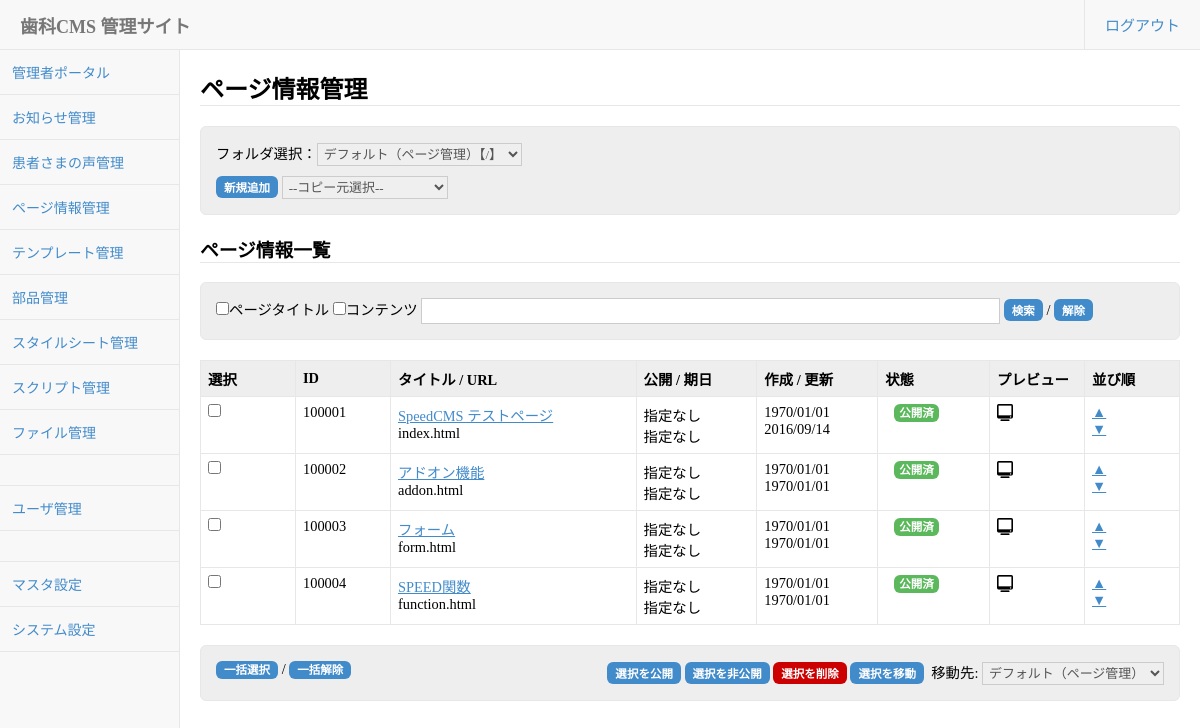
Page /webadmin/page_manager.php (signed in) on the committed database.
### tables this page shows
CREATE TABLE `content` (
  `content_id` bigint(20) NOT NULL,
  `created` bigint(20) DEFAULT NULL,
  `updated` bigint(20) DEFAULT NULL,
  `published` bigint(20) DEFAULT NULL,
  `unpublished` bigint(20) DEFAULT NULL,
  `schedule_publish` bigint(20) DEFAULT NULL,
  `schedule_unpublish` bigint(20) DEFAULT NULL,
  `created_by` bigint(20) DEFAULT NULL,
  `updated_by` bigint(20) DEFAULT NULL,
  `published_by` bigint(20) DEFAULT NULL,
  `unpublished_by` bigint(20) DEFAULT NULL,
  `sheduled_by` bigint(20) DEFAULT NULL,
  `revision` int(11) DEFAULT NULL,
  `folder_id` bigint(20) DEFAULT NULL,
  `contentclass` varchar(20) DEFAULT NULL,
  `elementtype_id` bigint(20) DEFAULT NULL,
  `contenttype_id` bigint(20) DEFAULT NULL,
  `title` varchar(511) DEFAULT NULL,
  `url` varchar(255) DEFAULT NULL,
  `content` longtext,
  `comment` text,
  `keywords` text,
  `description` text,
  `author` text,
  `template_id` bigint(20) DEFAULT NULL,
  `media` varchar(255) DEFAULT NULL,
  `editmode` tinyint(1) NOT NULL DEFAULT '0',
  `doctype` varchar(255) DEFAULT NULL,
  `html_attr` text,
  `head_attr` text,
  `head_code` text,
  `body_attr` text,
  `title_prefix` varchar(255) NOT NULL,
  `title_suffix` varchar(255) NOT NULL,
  `stylesheet_index` text NOT NULL,
  `script_index` text NOT NULL,
  `addinfo_index` text NOT NULL,
  `element_index` text NOT NULL,
  `checkout_user_id` bigint(20) DEFAULT NULL,
  `sort_no` bigint(20) NOT NULL DEFAULT '0',
  `workflowstate_id` bigint(20) DEFAULT NULL,
  `static_mode` tinyint(1) NOT NULL DEFAULT '0',
  `php_mode` tinyint(1) NOT NULL DEFAULT '0',
  `schedule_type` tinyint(4) NOT NULL DEFAULT '0',
  `schedule_time` bigint(20) DEFAULT NULL,
  `archive_type` tinyint(4) NOT NULL DEFAULT '0',
  `archive_time` bigint(20) DEFAULT NULL,
  `device` varchar(255) NOT NULL,
  `device_index` varchar(255) NOT NULL,
  `active_flg` tinyint(1) NOT NULL DEFAULT '0'
);

### webadmin/Config/DynamicConfig.php (called while the page is built, shortened)
<?php
class DynamicConfig
{
	static function get($configname){
		if(defined("Config::".$configname)){
			return constant("Config::".$configname);
		}elseif(defined("ConfigCache::".$configname)){
			return constant("ConfigCache::".$configname);
		}else{
			$configname = strtolower($configname);
			$db = new DB();
			$sql = "SELECT value FROM config WHERE configname = ?";
			$result = $db->query($sql,array($configname),DB::FETCH);
			return $result["value"];
		}
	}
}

### webadmin/Framework/DataAccessBase.php (called while the page is built, shortened)
<?php
abstract class DataAccessBase
{
	var $tablename;
	var $db;
	protected function  __construct()
	{
		global $db_connection;
		$this->db = $db_connection;
	}
	protected function setTableName($tablename)
	{
		$this->tablename = $tablename;
	}
	public function getListByParameters($key_value = array(),$order = "",$start = 0,$num = 0)
	{
		global $debug_mode;
		try{
			$sql = "SELECT * FROM `".$this->tablename."`";
			$where_set = self::make_where($key_value);
			$sql .= $where_set['sql'];
			$param = $where_set['param'];
			$sql .= self::make_order($order);
			$stmt = $this->db->prepare($sql);
			$stmt->execute($param);
			$result = $stmt->fetchAll(PDO::FETCH_ASSOC);
			return $result;
		}catch(PDOException $e){
			$real_sql = $this->makeRealSql($sql, $param);
			Logger::error("SQLエラー テーブル：".$this->tablename."のSELECTに失敗しました。".$real_sql);
			if($debug_mode){
				throw new Exception($e->getMessage().$real_sql);
			}else{
				throw new Exception($e->getMessage());
			}
			return null;
		}
	}
	protected static function make_where($key_value){
		$counter = 0;
		$param_arr = array();
		$sql = "";
		if($key_value != null || $key_value != ""){
			foreach($key_value as $key => $value){
				if($counter != 0){
					$sql .= " AND ";
				}else{
					$sql .= " WHERE ";
				}
				if(is_numeric($key)){
					$where_key = $value[0];
					$where_value = $value[1];
					$where_like = isset($value[2]) ? $value[2] : "=";
					if(!is_array($value[1])){
						if($where_value === null){
							if($where_like == "="){
								$sql .= "`".$where_key."` IS NULL";
							}else{
								$sql .= "`".$where_key."` ".$where_like." ?";
								array_push($param_arr,$where_value);
							}
						}else{
							$sql .= "`".$where_key."` ".$where_like." ?";
							array_push($param_arr,$where_value);
						}
					}else{
						$sql .= "`".$where_key."` IN (";
						for($i=0;$i<count($value[1]);$i++){
							if($i != 0){ $sql .= ","; }
							$sql .= "?";
							array_push($param_arr,$value[1][$i]);
						}
						$sql .= ")";
					}
				}else{
					if(!is_array($value)){
						if($value === null){
							$sql .= "`".$key."` IS NULL";
						}else{
							$sql .= "`".$key."` = ?";
							array_push($param_arr,$value);
						}
					}
				}
				$counter++;
			}
		}
		$return['sql'] = $sql;
		$return['param'] = $param_arr;
		return $return;
	}
	protected static function make_order($order,$sort = "ASC"){
		$sql = "";
		if($order != "" && $order != null){
			if(is_array($order)){
				$sql .= " ORDER BY ";
				$order_counter = 0;
				foreach($order as $order_key => $order_value){
					$sql .= "`".$order_key."` ".$order_value." ";
				}
			}else{
				$sql .= " ORDER BY `".$order."` ".$sort;
			}
			return $sql;
		}
		return $sql;
	}
	public function query($sql,$param = array(),$fetch_option = 2){
		global $debug_mode;
		$result = false;
		try{
			$stmt = $this->db->prepare($sql);
			if($param == array()){
				$stmt->execute();
			}else{
				$stmt->execute($param);
			}
			if($fetch_option == DataAccessBase::FETCH_ALL){
				$result = $stmt->fetchAll(PDO::FETCH_ASSOC);
			}else if($fetch_option == DataAccessBase::FETCH) {
				$result = $stmt->fetch(PDO::FETCH_ASSOC);
			}else{
				$result = false;
			}
		}catch(PDOException $e){
			$real_sql = $this->makeRealSql($sql, $param);
			Logger::error("SQLエラー テーブル：".$this->tablename."へのクエリに失敗しました。".$real_sql);
			if($debug_mode){
				throw new Exception($e->getMessage().$real_sql);
			}else{
				throw new Exception($e->getMessage());
			}
			return false;
		}
		return $result;
	}
	private static function makeRealSql($sql,$param){
		$sql = str_replace("?","'%s'",$sql);
		$sql = vsprintf($sql,$param);
		return $sql;
	}
	private function setQueryLog($type,$sql,$param){
		$query_log = array("type" => $type,"sql" => $sql,"param" => $param,"check_sql" => self::makeRealSql($sql, $param));
	}
}
?>

### webadmin/ApplicationCommon/Session.php (called while the page is built, shortened)
<?php
class Session extends SessionBase
{
	static function get(){
		if(!isset(self::$instance)){
			self::$instance = new Session();
		}else{
		}
		return self::$instance;
	}
	protected function setConfig(){
		$this->session_cookie_lifetime = Config::SESSION_COOKIE_LIFETIME;
		$this->session_access_identcode_name = Config::SESSION_ACCESS_IDENTCODE;
	}
}

### webadmin/DataAccess/Content.php (called while the page is built, shortened)
<?php
require_once(dirname(__FILE__).'/../Framework/DataAccessBase.php');
class Content extends DataAccessBase
{
	function getContentManagementListByParameters($parameters){
		$sql = "SELECT cont.*,count(sche.content_schedule_id) as sche_cnt,pub.content_id as content_public_id,pub.updated as content_public_updated,domain.domain,domain.base_dir_path,workflow.workflowstate_name FROM content cont ";
		$sql.= "LEFT JOIN content_public pub ";
		$sql.= 		"ON  cont.content_id = pub.content_id ";
		$sql.= "LEFT JOIN content_schedule sche ";
		$sql.= 		"ON  cont.content_id = sche.content_id ";
		$sql.= "INNER JOIN folder ";
		$sql.= 		"ON  cont.folder_id = folder.folder_id ";
		$sql.= "INNER JOIN domain ";
		$sql.= 		"ON  folder.domain_id = domain.domain_id ";
		$sql.= "LEFT JOIN workflowstate workflow ON cont.workflowstate_id = workflow.workflowstate_id ";
		$sql.= 		"AND workflow.active_flg = '1' ";
		$sql.= "WHERE cont.contentclass = ? " ;
		$params[] = $parameters["contentclass"];
		if(isset($parameters["folder_id"])){
			$sql.= "AND cont.folder_id = ? " ;
			$params[] = $parameters["folder_id"];
		}
		$sql.= "GROUP BY cont.content_id ";
		$sql.= "ORDER BY cont.sort_no ASC " ;
		$result = $this->query($sql,$params);
		return $result;
	}
}

### webadmin/ApplicationCommon/Util.php (called while the page is built, shortened)
<?php
class Util extends UtilBase
{
	static function IsNullOrEmpty($param)
	{
		if($param == null || $param == "" || $param == array())
		{
			return true;
		}
		return false;
	}
}
?>

### webadmin/page_manager.php (the view, shortened to what this page needs)
<?php
require_once(dirname(__FILE__).'/CMSCommon/include.php');
require_once(dirname(__FILE__).'/DataAccess/Content.php');
$self = basename(__FILE__);
$session = Session::get();
$session->loginCheckAndRedirect("login.php",array("admin_flg" => 1));
$ope_auth_publish = $session->user["ope_auth_page_publish"];
$ope_auth_edit = $session->user["ope_auth_page_edit"];
$ope_auth_delete = $session->user["ope_auth_page_delete"];
$Content = new Content(Content::TABLE_MANAGEMENT);
$folder_id = isset($_REQUEST["folder_id"]) ? $_REQUEST["folder_id"] : 1;
$search_title_flg = isset($_REQUEST["search_title_flg"]) ? $_REQUEST["search_title_flg"] : "";
$search_content_flg = isset($_REQUEST["search_content_flg"]) ? $_REQUEST["search_content_flg"] : "";
$search_keyword = isset($_REQUEST["search_keyword"]) ? $_REQUEST["search_keyword"] : "";
if(($search_title_flg == "on" || $search_content_flg == "on") && $search_keyword != ""){
	$search_flg = "on";
}else{
	$search_flg = "";
}
$where = array();
$where["contentclass"] = "page";
$where["folder_id"] = $folder_id;
$contentList = $Content->getContentManagementListByParameters($where);
?>
<div class="search">
<?php if(Config::get("folder_use_flg") == "on"): ?>
	<?php
	$Folder = new Folder();
	$where = array();
	$where["active_flg"] = 1;
	$where["list_display_flg"] = 1;
	$order = array();
	$order["sort_no"] = "asc";
	$folderList = $Folder->getListByParameters($where,$order);
	?>
	<form id="folder_values" action="">
	フォルダ選択：<select name="folder_id" onchange="changeFolder();" style="padding:2px;">
	<?php
	$code_display = Config::get("folder_code_display_flg");
	for($i=0;$i<count($folderList);$i++){
		if($folderList[$i]["folder_id"] == $folder_id){ $selected = "selected"; }else{ $selected = ""; }
		if($code_display == "on" && $folderList[$i]["folder_code"] != ""){ $code = "【".$folderList[$i]["folder_code"]."】"; }else{ $code = ""; }
		echo '<option value="'.$folderList[$i]["folder_id"].'" '.$selected.'>'.$folderList[$i]["folder_name"].$code."</option>";
	}
	?>
	</select>
	</form>
<?php endif; ?>
<?php if($session->user["admintype"] == SPConst::ADMINTYPE_SUPERVISOR || $session->user["ope_auth_page_add"]): ?>
	<form action = "" id="control_values" style="margin-top: 10px;">
	<input class="btn btn_small" type="button" value="新規追加" id="action_new" />
	<?php if(Config::get("content_new_mode") != "" && Config::get("content_new_mode") != "normal"): ?>
		<select name="copy_content_id" style="padding:2px;">
		<?php if(Config::get("content_new_mode") == "multi"): ?>
			<option value="">--コピー元選択--</option>
		<?php endif; ?>
		</select>
	<?php endif; ?>
	</form>
<?php endif; ?>
</div>
<h3>ページ情報一覧</h3>
<div class="search">
	<form action="<?php echo $self; ?>" id="search_values">
	<input type="checkbox" name="search_title_flg" <?php if($search_title_flg == "on"){echo "checked"; }?> />ページタイトル
	<input type="checkbox" name="search_content_flg" <?php if($search_content_flg == "on"){echo "checked"; }?> />コンテンツ
	<input type="text" name="search_keyword" value="<?php echo htmlspecialchars($search_keyword); ?>" />
	<input class="btn btn_small" type="button" value="検索" id="search_btn" /> /
	<input class="btn btn_small" type="button" value="解除" id="search_clear_btn" />
	</form>
</div>
<form action = "" id="content_values" style="margin-top: 10px;">
<table class="list">
<tr>
    <th class="w80">選択</th>
	<th class="w80">ID</th>
	<th>タイトル / URL</th>
	<th>公開 / 期日</th>
	<th>作成 / 更新</th>
	<th>状態</th>
	<th class="w80">プレビュー</th>
	<?php if($search_flg != "on"):?>
		<th class="w80">並び順</th>
	<?php endif; ?>
</tr>
<?php
for($i=0;$i < count($contentList);$i++){
	echo '<tr>'."\n";
	echo '<td><input type="checkbox" name="content_id[]" class="list_checkbox" value="'.$contentList[$i]["content_id"].'" ></td>'."\n";
	echo '<td>'.$contentList[$i]["content_id"].'</td>'."\n";
	echo '<td><a href="content_edit.php?contentclass='.$contentList[$i]["contentclass"].'&mode=edit&content_id='.$contentList[$i]["content_id"].'&folder_id=1&close_url='.$self.'&search_title_flg='.htmlspecialchars($search_title_flg).'&search_content_flg='.htmlspecialchars($search_content_flg).'&search_keyword='.htmlspecialchars($search_keyword).'">'.htmlspecialchars($contentList[$i]["title"]).'</a><br>'."\n";
	echo $contentList[$i]["url"]."\n";
	echo '</td>'."\n";
	if(Util::IsNullOrEmpty($contentList[$i]["schedule_publish"])){
		echo '<td>指定なし<br>'."\n";
	}else{
		echo '<td>'.date("Y/m/d",$contentList[$i]["schedule_publish"]).'<br>'."\n";
	}
	if(Util::IsNullOrEmpty($contentList[$i]["schedule_unpublish"])){
		echo '指定なし</td>'."\n";
	}else{
		echo date("Y/m/d",$contentList[$i]["schedule_unpublish"]).'</td>'."\n";
	}
	echo '<td>'.date("Y/m/d",$contentList[$i]["created"]).'<br>'."\n";
	echo date("Y/m/d",$contentList[$i]["updated"]).'</td>'."\n";
	echo '<td>'.ContentCommon::getContentStatusHTML($contentList[$i])."</td>\n";
	echo '<td>';
	$mode = Config::get("preview_mode");
	echo '<a href="http://'.$contentList[$i]["domain"].'/'.$contentList[$i]["base_dir_path"].$contentList[$i]["url"].'?mode='.$mode.'" target="_blank"><img src="img/screen_icon.png"></a>';
	echo '</td>';
	if($search_flg != "on"){
		echo '<td>';
		echo '<a href="'.$self.'?content_id='.$contentList[$i]["content_id"].'&action=sort&sort=up&folder_id='.$folder_id.'">▲</a>';
		echo '<br>';
		echo '<a href="'.$self.'?content_id='.$contentList[$i]["content_id"].'&action=sort&sort=down&folder_id='.$folder_id.'">▼</a>';
		echo '</td>';
	}
	echo '</tr>'."\n";
}
?>
</table>
<div class="search">
<div class="content_left">
<a class="btn btn_small" href="#" onclick="list_check_all('list_checkbox'); return false;">一括選択</a> / <a class="btn btn_small" href="#" onclick="list_clear_all('list_checkbox'); return false;">一括解除</a>
</div>
<div class="content_right">
<?php if(!$ope_auth_publish){ $disabled = "disabled"; }else{ $disabled = "";}?>
<input class="btn btn_small" type="button" value="選択を公開" onclick="action_publish_multiple('content_values'); return false;" <?php echo $disabled; ?>>
<?php if(!$ope_auth_publish){ $disabled = "disabled"; }else{ $disabled = "";}?>
<input class="btn btn_small" type="button" value="選択を非公開" onclick="action_unpublish_multiple('content_values'); return false;" <?php echo $disabled; ?>>
<?php if(!$ope_auth_delete){ $disabled = "disabled"; }else{ $disabled = "";}?>
<input class="btn red btn_small" type="button" value="選択を削除" onclick="action_delete_multiple('content_values'); return false;" <?php echo $disabled; ?>>
<?php if(Config::get("folder_use_flg") == "on"): ?>
	<?php if(!$ope_auth_edit){ $disabled = "disabled"; }else{ $disabled = "";}?>
	<input class="btn btn_small" type="button" value="選択を移動" onclick="action_move_multiple('content_values'); return false;" <?php echo $disabled; ?>>
	&nbsp;移動先:
	<select name="folder_id" style="padding:2px;">
	<?php
	for($i=0;$i<count($folderList);$i++){
		if($folderList[$i]["folder_id"] == $folder_id){ $selected = "selected"; }else{ $selected = ""; }
		echo '<option value="'.$folderList[$i]["folder_id"].'" '.$selected.'>'.$folderList[$i]["folder_name"]."</option>";
	}
	?>
	</select>
<?php endif; ?>
</form>
</div>
</div>

### webadmin/CMSCommon/ContentCommon.php (shortened to what this page needs)
<?php
require_once(dirname(__FILE__).'/../ApplicationCommon/Util.php');
require_once(dirname(__FILE__).'/../DataAccess/Content.php');
class ContentCommon{
	static function getContentStatusHTML($contentData){
		$str = "";
		if($contentData["content_public_id"] != NULL){
			if($contentData["content_public_updated"] == $contentData["updated"]){
				if($contentData["schedule_publish"] != null && $contentData["schedule_publish"] > time()){
					$str.= '<span class="mark info">公開予定</span>';
				}else if($contentData["schedule_unpublish"] != null && $contentData["schedule_unpublish"] < time()){
					$str.= '<span class="mark red">公開終了</span>';
				}else{
					$str.= '<span class="mark green">公開済</span>';
				}
			}else{
				$str.= '<span class="mark orange">編集中</span>';
			}
		}else{
			$str.= '<span class="mark red">非公開</span>';
		}
		return $str;
	}
}

### rows in the picture
content: content_id "100001", title "SpeedCMS テストページ", url "index.html", shows "指定なし", created "1970/01/01", updated "2016/09/14", shows "公開済"
content: content_id "100002", title "アドオン機能", url "addon.html", shows "指定なし", created "1970/01/01", updated "1970/01/01", shows "公開済"
content: content_id "100003", title "フォーム", url "form.html", shows "指定なし", created "1970/01/01", updated "1970/01/01", shows "公開済"
content: content_id "100004", title "SPEED関数", url "function.html", shows "指定なし", created "1970/01/01", updated "1970/01/01", shows "公開済"

### other values in the picture
$this->title "ページ情報管理"
Config::get("addon_module".$i."_name") "お知らせ管理"
Config::get("addon_module".$i."_name") "患者さまの声管理"
form field folder_id "デフォルト（ページ管理）【/】"
form field folder_id "デフォルト（ページ管理）"
